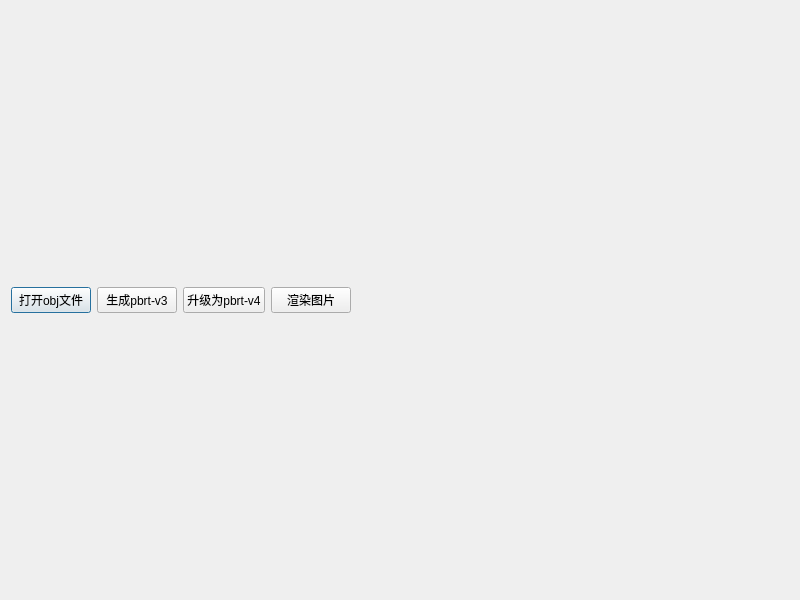
<?xml version="1.0" encoding="UTF-8"?>
<ui version="4.0">
 <class>MainDialog</class>
 <widget class="QDialog" name="MainDialog">
  <property name="geometry">
   <rect>
    <x>0</x>
    <y>0</y>
    <width>800</width>
    <height>600</height>
   </rect>
  </property>
  <property name="windowTitle">
   <string>MainDialog</string>
  </property>
  <layout class="QVBoxLayout" name="verticalLayout" stretch="0">
   <item>
    <layout class="QHBoxLayout" name="horizontalLayout">
     <item>
      <widget class="QPushButton" name="loadObjFileBtn">
       <property name="text">
        <string>打开obj文件</string>
       </property>
      </widget>
     </item>
     <item>
      <widget class="QPushButton" name="exportPbrtV3Btn">
       <property name="text">
        <string>生成pbrt-v3</string>
       </property>
      </widget>
     </item>
     <item>
      <widget class="QPushButton" name="upgradePbrtV4Btn">
       <property name="text">
        <string>升级为pbrt-v4</string>
       </property>
      </widget>
     </item>
     <item>
      <widget class="QPushButton" name="renderBtn">
       <property name="text">
        <string>渲染图片</string>
       </property>
      </widget>
     </item>
     <item>
      <spacer name="horizontalSpacer">
       <property name="orientation">
        <enum>Qt::Horizontal</enum>
       </property>
       <property name="sizeHint" stdset="0">
        <size>
         <width>40</width>
         <height>20</height>
        </size>
       </property>
      </spacer>
     </item>
    </layout>
   </item>
  </layout>
 </widget>
 <resources/>
 <connections>
  <connection>
   <sender>loadObjFileBtn</sender>
   <signal>clicked()</signal>
   <receiver>MainDialog</receiver>
   <slot>loadObjFile()</slot>
   <hints>
    <hint type="sourcelabel">
     <x>47</x>
     <y>21</y>
    </hint>
    <hint type="destinationlabel">
     <x>399</x>
     <y>299</y>
    </hint>
   </hints>
  </connection>
  <connection>
   <sender>exportPbrtV3Btn</sender>
   <signal>clicked()</signal>
   <receiver>MainDialog</receiver>
   <slot>exportPbrtV3()</slot>
   <hints>
    <hint type="sourcelabel">
     <x>128</x>
     <y>21</y>
    </hint>
    <hint type="destinationlabel">
     <x>399</x>
     <y>299</y>
    </hint>
   </hints>
  </connection>
  <connection>
   <sender>renderBtn</sender>
   <signal>clicked()</signal>
   <receiver>MainDialog</receiver>
   <slot>render()</slot>
   <hints>
    <hint type="sourcelabel">
     <x>209</x>
     <y>21</y>
    </hint>
    <hint type="destinationlabel">
     <x>399</x>
     <y>299</y>
    </hint>
   </hints>
  </connection>
  <connection>
   <sender>upgradePbrtV4Btn</sender>
   <signal>clicked()</signal>
   <receiver>MainDialog</receiver>
   <slot>upgradeToPbrtV4()</slot>
   <hints>
    <hint type="sourcelabel">
     <x>215</x>
     <y>21</y>
    </hint>
    <hint type="destinationlabel">
     <x>399</x>
     <y>299</y>
    </hint>
   </hints>
  </connection>
 </connections>
 <slots>
  <slot>loadObjFile()</slot>
  <slot>exportPbrtV3()</slot>
  <slot>render()</slot>
  <slot>upgradeToPbrtV4()</slot>
 </slots>
</ui>
